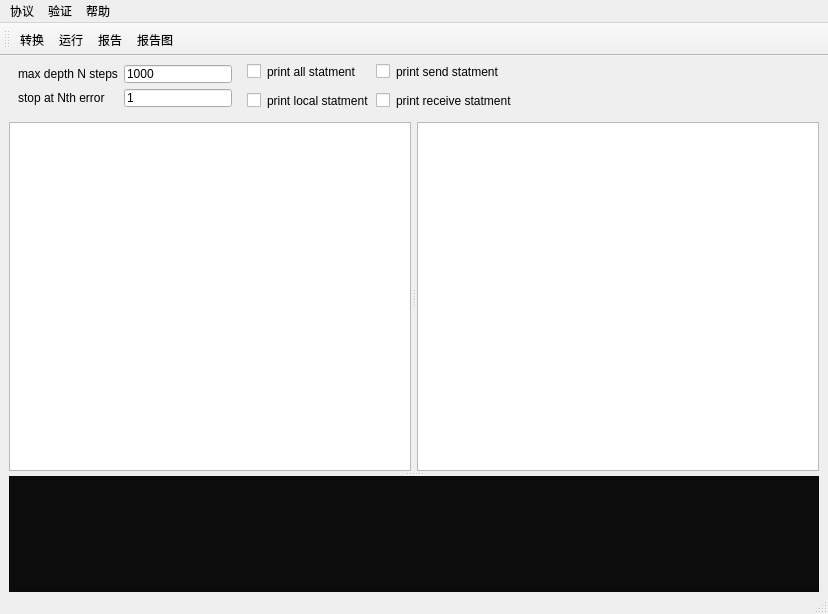
<?xml version="1.0" encoding="UTF-8"?>
<ui version="4.0">
 <class>MainWindow</class>
 <widget class="QMainWindow" name="MainWindow">
  <property name="geometry">
   <rect>
    <x>0</x>
    <y>0</y>
    <width>828</width>
    <height>614</height>
   </rect>
  </property>
  <property name="windowTitle">
   <string>网络设备与协议安全性分析工具-协议形式化分析</string>
  </property>
  <property name="unifiedTitleAndToolBarOnMac">
   <bool>false</bool>
  </property>
  <widget class="QWidget" name="centralwidget">
   <property name="styleSheet">
    <string notr="true">margin:0 0 0 0;
Padding:0 0 0 0;</string>
   </property>
   <layout class="QVBoxLayout" name="verticalLayout_3">
    <property name="topMargin">
     <number>0</number>
    </property>
    <property name="bottomMargin">
     <number>0</number>
    </property>
    <item>
     <widget class="QWidget" name="widget_2" native="true">
      <property name="sizePolicy">
       <sizepolicy hsizetype="Fixed" vsizetype="Fixed">
        <horstretch>0</horstretch>
        <verstretch>0</verstretch>
       </sizepolicy>
      </property>
      <property name="styleSheet">
       <string notr="true">font: 10pt &quot;Arial&quot;;</string>
      </property>
      <layout class="QHBoxLayout" name="horizontalLayout">
       <property name="leftMargin">
        <number>0</number>
       </property>
       <property name="topMargin">
        <number>0</number>
       </property>
       <property name="rightMargin">
        <number>0</number>
       </property>
       <property name="bottomMargin">
        <number>0</number>
       </property>
       <item>
        <widget class="QWidget" name="widget" native="true">
         <layout class="QFormLayout" name="formLayout">
          <item row="0" column="0">
           <widget class="QLabel" name="label">
            <property name="text">
             <string>max depth N steps</string>
            </property>
           </widget>
          </item>
          <item row="1" column="0">
           <widget class="QLabel" name="label_2">
            <property name="text">
             <string>stop at Nth error</string>
            </property>
           </widget>
          </item>
          <item row="1" column="1">
           <widget class="QLineEdit" name="lineEdit">
            <property name="text">
             <string>1</string>
            </property>
           </widget>
          </item>
          <item row="0" column="1">
           <widget class="QLineEdit" name="lineEdit_2">
            <property name="text">
             <string>1000</string>
            </property>
           </widget>
          </item>
         </layout>
        </widget>
       </item>
       <item>
        <layout class="QVBoxLayout" name="verticalLayout">
         <item>
          <widget class="QCheckBox" name="checkBox">
           <property name="text">
            <string>print all statment</string>
           </property>
          </widget>
         </item>
         <item>
          <widget class="QCheckBox" name="checkBox_2">
           <property name="text">
            <string>print local statment</string>
           </property>
          </widget>
         </item>
        </layout>
       </item>
       <item>
        <layout class="QVBoxLayout" name="verticalLayout_2">
         <item>
          <widget class="QCheckBox" name="checkBox_3">
           <property name="text">
            <string>print send statment</string>
           </property>
          </widget>
         </item>
         <item>
          <widget class="QCheckBox" name="checkBox_4">
           <property name="text">
            <string>print receive statment</string>
           </property>
          </widget>
         </item>
        </layout>
       </item>
      </layout>
     </widget>
    </item>
    <item>
     <widget class="QWidget" name="widget_3" native="true">
      <property name="sizePolicy">
       <sizepolicy hsizetype="Preferred" vsizetype="Preferred">
        <horstretch>0</horstretch>
        <verstretch>3</verstretch>
       </sizepolicy>
      </property>
      <property name="styleSheet">
       <string notr="true"/>
      </property>
      <layout class="QVBoxLayout" name="verticalLayout_4">
       <property name="leftMargin">
        <number>0</number>
       </property>
       <property name="topMargin">
        <number>0</number>
       </property>
       <property name="rightMargin">
        <number>0</number>
       </property>
       <property name="bottomMargin">
        <number>0</number>
       </property>
       <item>
        <widget class="QSplitter" name="splitter_2">
         <property name="sizePolicy">
          <sizepolicy hsizetype="Preferred" vsizetype="Expanding">
           <horstretch>0</horstretch>
           <verstretch>1</verstretch>
          </sizepolicy>
         </property>
         <property name="minimumSize">
          <size>
           <width>0</width>
           <height>0</height>
          </size>
         </property>
         <property name="orientation">
          <enum>Qt::Vertical</enum>
         </property>
         <property name="handleWidth">
          <number>5</number>
         </property>
         <property name="childrenCollapsible">
          <bool>false</bool>
         </property>
         <widget class="QSplitter" name="splitter">
          <property name="sizePolicy">
           <sizepolicy hsizetype="Expanding" vsizetype="Expanding">
            <horstretch>0</horstretch>
            <verstretch>3</verstretch>
           </sizepolicy>
          </property>
          <property name="minimumSize">
           <size>
            <width>0</width>
            <height>50</height>
           </size>
          </property>
          <property name="orientation">
           <enum>Qt::Horizontal</enum>
          </property>
          <property name="handleWidth">
           <number>6</number>
          </property>
          <property name="childrenCollapsible">
           <bool>false</bool>
          </property>
          <widget class="QPlainTextEdit" name="source_edit">
           <property name="styleSheet">
            <string notr="true">font: 10pt &quot;Arial&quot;;</string>
           </property>
           <property name="plainText">
            <string/>
           </property>
          </widget>
          <widget class="QPlainTextEdit" name="pml_edit">
           <property name="styleSheet">
            <string notr="true">font: 10pt &quot;Arial&quot;;
</string>
           </property>
           <property name="plainText">
            <string/>
           </property>
          </widget>
         </widget>
         <widget class="QPlainTextEdit" name="report_edit">
          <property name="sizePolicy">
           <sizepolicy hsizetype="Expanding" vsizetype="Expanding">
            <horstretch>0</horstretch>
            <verstretch>1</verstretch>
           </sizepolicy>
          </property>
          <property name="minimumSize">
           <size>
            <width>0</width>
            <height>0</height>
           </size>
          </property>
          <property name="styleSheet">
           <string notr="true">background-color: rgb(12, 12, 12);
color: rgb(255, 255, 255);
font: 9pt &quot;Bahnschrift&quot;;
font: 87 9pt &quot;Arial Black&quot;;
font: 25 9pt &quot;Bahnschrift Light&quot;;</string>
          </property>
          <property name="readOnly">
           <bool>true</bool>
          </property>
          <property name="plainText">
           <string/>
          </property>
         </widget>
        </widget>
       </item>
      </layout>
     </widget>
    </item>
   </layout>
  </widget>
  <widget class="QStatusBar" name="statusbar">
   <property name="sizeGripEnabled">
    <bool>true</bool>
   </property>
  </widget>
  <widget class="QToolBar" name="toolBar">
   <property name="windowTitle">
    <string>toolBar</string>
   </property>
   <attribute name="toolBarArea">
    <enum>TopToolBarArea</enum>
   </attribute>
   <attribute name="toolBarBreak">
    <bool>false</bool>
   </attribute>
   <addaction name="atcionConver"/>
   <addaction name="actionRun"/>
   <addaction name="actionReport"/>
   <addaction name="actionReportChart"/>
  </widget>
  <widget class="QMenuBar" name="menubar">
   <property name="geometry">
    <rect>
     <x>0</x>
     <y>0</y>
     <width>828</width>
     <height>26</height>
    </rect>
   </property>
   <widget class="QMenu" name="menu_protocol">
    <property name="title">
     <string>协议</string>
    </property>
    <widget class="QMenu" name="menu_2">
     <property name="title">
      <string>链路层</string>
     </property>
     <widget class="QMenu" name="menuWEP">
      <property name="title">
       <string>WEP</string>
      </property>
      <addaction name="actionWEP_MITM"/>
      <addaction name="actionWEP_none"/>
     </widget>
     <widget class="QMenu" name="menuSTP">
      <property name="title">
       <string>STP</string>
      </property>
      <addaction name="actionSTP_MI"/>
      <addaction name="actionSTP_MITM"/>
      <addaction name="actionSTP_none"/>
     </widget>
     <addaction name="actionIEEE802"/>
     <addaction name="actionIEEE802W"/>
     <addaction name="menuWEP"/>
     <addaction name="menuSTP"/>
     <addaction name="actionqi"/>
     <addaction name="actionnscode"/>
    </widget>
    <widget class="QMenu" name="menu_3">
     <property name="title">
      <string>传输层</string>
     </property>
     <widget class="QMenu" name="menuUDP">
      <property name="title">
       <string>UDP</string>
      </property>
      <addaction name="actionUDP_dos"/>
      <addaction name="actionUDP_none"/>
     </widget>
     <addaction name="actionSSL3_0"/>
     <addaction name="actionTLS"/>
     <addaction name="menuUDP"/>
    </widget>
    <widget class="QMenu" name="menu_4">
     <property name="title">
      <string>网络层</string>
     </property>
     <widget class="QMenu" name="menuBGP">
      <property name="title">
       <string>BGP</string>
      </property>
      <addaction name="actionBDP_MI"/>
      <addaction name="actionBGP_MITI"/>
      <addaction name="actionBGP_none"/>
     </widget>
     <widget class="QMenu" name="menuOSPF">
      <property name="title">
       <string>OSPF</string>
      </property>
      <addaction name="actionOSPF_MI"/>
      <addaction name="actionOSPF_none"/>
     </widget>
     <widget class="QMenu" name="menuNDP">
      <property name="title">
       <string>NDP</string>
      </property>
      <addaction name="actionNDP_mac"/>
      <addaction name="actionNDP_MAC"/>
      <addaction name="actionNDP_none"/>
      <addaction name="actionNDP_pix"/>
     </widget>
     <addaction name="actionIKEV2"/>
     <addaction name="menuBGP"/>
     <addaction name="menuOSPF"/>
     <addaction name="menuNDP"/>
    </widget>
    <widget class="QMenu" name="menu_5">
     <property name="title">
      <string>应用层</string>
     </property>
     <widget class="QMenu" name="menuTFTP">
      <property name="title">
       <string>TFTP</string>
      </property>
      <addaction name="actionTFTP_MI"/>
      <addaction name="actionTFTP_none"/>
     </widget>
     <widget class="QMenu" name="menuFTP">
      <property name="title">
       <string>FTP</string>
      </property>
      <addaction name="actionFTP_attack"/>
      <addaction name="actionFTP_none"/>
     </widget>
     <addaction name="actionSNMP"/>
     <addaction name="actionkioboler"/>
     <addaction name="actionRPC"/>
     <addaction name="actionRPC_therom"/>
     <addaction name="menuTFTP"/>
     <addaction name="menuFTP"/>
    </widget>
    <addaction name="menu_2"/>
    <addaction name="menu_3"/>
    <addaction name="menu_4"/>
    <addaction name="menu_5"/>
    <addaction name="new_protocol"/>
   </widget>
   <widget class="QMenu" name="menu_verti">
    <property name="title">
     <string>验证</string>
    </property>
    <addaction name="atcionConver"/>
    <addaction name="actionRun"/>
    <addaction name="actionReport"/>
    <addaction name="actionReportChart"/>
   </widget>
   <widget class="QMenu" name="menu_help">
    <property name="title">
     <string>帮助</string>
    </property>
    <addaction name="actionCheckSpin"/>
    <addaction name="actionAutoInstall"/>
    <addaction name="version_action"/>
   </widget>
   <addaction name="menu_protocol"/>
   <addaction name="menu_verti"/>
   <addaction name="menu_help"/>
  </widget>
  <action name="actionIEEE802">
   <property name="text">
    <string>IEEE80211I</string>
   </property>
  </action>
  <action name="actionIEEE802W">
   <property name="text">
    <string>IEEE80211w</string>
   </property>
  </action>
  <action name="actionWEP_MITM">
   <property name="text">
    <string>WEP_MITM</string>
   </property>
  </action>
  <action name="actionWEP_none">
   <property name="text">
    <string>WEP_none</string>
   </property>
  </action>
  <action name="actionSTP_MI">
   <property name="text">
    <string>STP_MI</string>
   </property>
  </action>
  <action name="actionSTP_MITM">
   <property name="text">
    <string>STP_MITM</string>
   </property>
  </action>
  <action name="actionSTP_none">
   <property name="text">
    <string>STP_none</string>
   </property>
  </action>
  <action name="actionSSL3_0">
   <property name="text">
    <string>SSL3.0</string>
   </property>
  </action>
  <action name="actionTLS">
   <property name="text">
    <string>TLS</string>
   </property>
  </action>
  <action name="actionUDP_dos">
   <property name="text">
    <string>UDP_dos</string>
   </property>
  </action>
  <action name="actionUDP_none">
   <property name="text">
    <string>UDP_none</string>
   </property>
  </action>
  <action name="actionqi">
   <property name="text">
    <string>其他</string>
   </property>
  </action>
  <action name="actionIKEV2">
   <property name="text">
    <string>IKEV2</string>
   </property>
  </action>
  <action name="actionBDP_MI">
   <property name="text">
    <string>BGP_MI</string>
   </property>
  </action>
  <action name="actionBGP_MITI">
   <property name="text">
    <string>BGP_MITM</string>
   </property>
  </action>
  <action name="actionBGP_none">
   <property name="text">
    <string>BGP_none</string>
   </property>
  </action>
  <action name="actionOSPF_MI">
   <property name="text">
    <string>OSPF_MI</string>
   </property>
  </action>
  <action name="actionOSPF_none">
   <property name="text">
    <string>OSPF_none</string>
   </property>
  </action>
  <action name="actionNDP_mac">
   <property name="text">
    <string>NDP_duplicate</string>
   </property>
  </action>
  <action name="actionNDP_MAC">
   <property name="text">
    <string>NDP_MAC</string>
   </property>
  </action>
  <action name="actionNDP_none">
   <property name="text">
    <string>NDP_none</string>
   </property>
  </action>
  <action name="actionNDP_pix">
   <property name="text">
    <string>NDP_prefix</string>
   </property>
  </action>
  <action name="actionSNMP">
   <property name="text">
    <string>SNMP</string>
   </property>
  </action>
  <action name="actionkioboler">
   <property name="text">
    <string>Kerberos</string>
   </property>
  </action>
  <action name="actionRPC">
   <property name="text">
    <string>RPC</string>
   </property>
  </action>
  <action name="actionRPC_therom">
   <property name="text">
    <string>RPC_theorem</string>
   </property>
  </action>
  <action name="actionTFTP_MI">
   <property name="text">
    <string>TFTP_MITM</string>
   </property>
  </action>
  <action name="actionTFTP_none">
   <property name="text">
    <string>TFTP_none</string>
   </property>
  </action>
  <action name="actionFTP_attack">
   <property name="text">
    <string>FTP_attack</string>
   </property>
  </action>
  <action name="actionFTP_none">
   <property name="text">
    <string>FTP_none</string>
   </property>
  </action>
  <action name="atcionConver">
   <property name="text">
    <string>转换</string>
   </property>
  </action>
  <action name="actionRun">
   <property name="text">
    <string>运行</string>
   </property>
  </action>
  <action name="actionReport">
   <property name="text">
    <string>报告</string>
   </property>
  </action>
  <action name="actionReportChart">
   <property name="text">
    <string>报告图</string>
   </property>
  </action>
  <action name="actionCheckSpin">
   <property name="text">
    <string>检查SPIN</string>
   </property>
  </action>
  <action name="actionAutoInstall">
   <property name="text">
    <string>自动安装</string>
   </property>
  </action>
  <action name="actionnscode">
   <property name="text">
    <string>nscode</string>
   </property>
  </action>
  <action name="new_2">
   <property name="text">
    <string>新建协议</string>
   </property>
  </action>
  <action name="new_protocol">
   <property name="text">
    <string>新建协议</string>
   </property>
  </action>
  <action name="version_action">
   <property name="text">
    <string>版本</string>
   </property>
  </action>
 </widget>
 <resources/>
 <connections/>
</ui>
